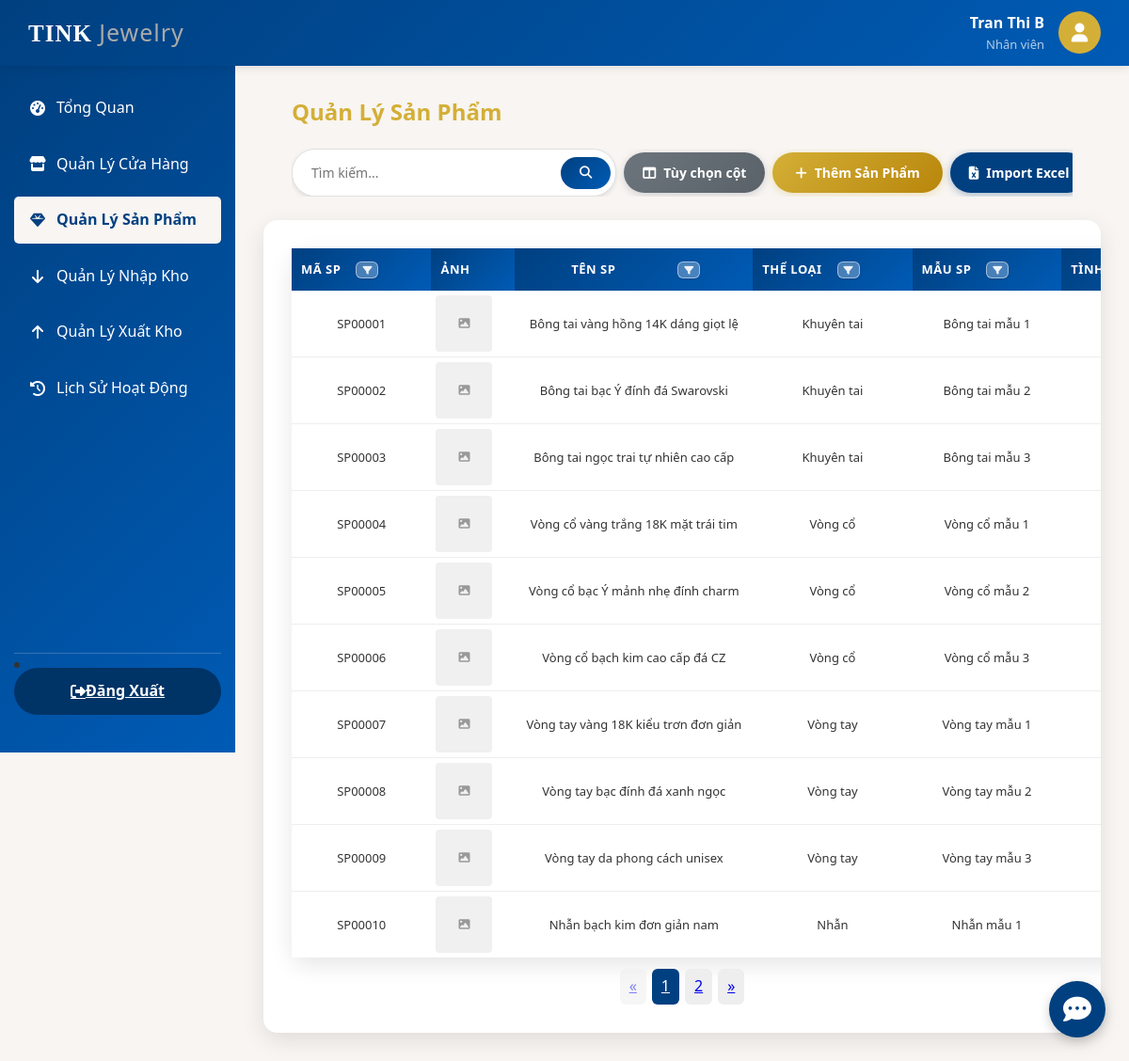
Page /admin/products.php (signed in) on the committed database.
### tables this page shows
CREATE TABLE `sanpham` (
  `MaSP` char(7) NOT NULL,
  `TenSP` varchar(100) NOT NULL,
  `TheLoai` enum('Vòng tay','Vòng cổ','Khuyên tai','Nhẫn') NOT NULL,
  `MauSP` varchar(50) DEFAULT NULL,
  `TinhTrang` enum('Còn hàng','Hết hàng','Ngừng kinh doanh') DEFAULT 'Còn hàng',
  `SLTK` int(11) DEFAULT NULL CHECK (`SLTK` >= 0),
  `GiaBan` decimal(12,2) DEFAULT NULL CHECK (`GiaBan` > 0),
  `HinhAnh` varchar(255) DEFAULT NULL COMMENT 'Đường dẫn ảnh sản phẩm'
);

### admin/products.php (the view, shortened to what this page needs)
<?php
require_once '../config/db.php';
$userName = $_SESSION['username'] ?? 'Người dùng';
$userRole = $_SESSION['role'] ?? 'Nhân viên';
$search = $_GET['search'] ?? '';
$where = '';
$perPage = 10;
$page = isset($_GET['page']) ? max(1, (int)$_GET['page']) : 1;
$offset = ($page - 1) * $perPage;
$countStmt = $pdo->query("SELECT COUNT(*) as total FROM SANPHAM $where");
$totalRows = (int)($countStmt->fetch(PDO::FETCH_ASSOC)['total'] ?? 0);
$totalPages = max(1, (int)ceil($totalRows / $perPage));
$stmt = $pdo->prepare("SELECT * FROM SANPHAM $where ORDER BY MaSP LIMIT :limit OFFSET :offset");
$stmt->bindValue(':limit', $perPage, PDO::PARAM_INT);
$stmt->bindValue(':offset', $offset, PDO::PARAM_INT);
$stmt->execute();
$products = $stmt->fetchAll(PDO::FETCH_ASSOC);
?>
<!DOCTYPE html>
<html lang="vi">
<head>
    <link rel="stylesheet" href="../assets/css/style.css?v=<?php echo time(); ?>">
    <link rel="stylesheet" href="https://cdnjs.cloudflare.com/ajax/libs/font-awesome/6.4.0/css/all.min.css">
</head>
<body>
    <header class="header">
        <div class="logo">TINK <span>Jewelry</span></div>
        <div class="user-section">
            <div class="user-info">
                <div class="user-name"><?php echo htmlspecialchars($userName); ?></div>
                <div class="user-role"><?php echo htmlspecialchars($userRole); ?></div>
            </div>
            <div class="user-avatar"> <i class="fas fa-user"></i> </div>
        </div>
    </header>
    <div class="dashboard-layout">
    <?php require_once './sidebar.php'; ?>
 <main class="main-content">
    <div class="management-header">
        <div class="management-topbar">
            <h2>Quản Lý Sản Phẩm</h2>
            <div class="management-tools">
                <form method="GET" class="search-form">
                    <input type="text" placeholder="Tìm kiếm..." name="search" value="<?php echo htmlspecialchars($search); ?>">
                    <button type="submit" class="search-btn"><i class="fas fa-search"></i></button>
                </form>
                <button class="column-toggle-btn" onclick="openColumnToggle()">
                    <i class="fas fa-columns"></i> Tùy chọn cột
                </button>
                <button class="add-btn" onclick="addProduct()">
                    <i class="fas fa-plus"></i> Thêm Sản Phẩm
                </button>
                <button class="add-btn import-btn" onclick="openModal('importModal')">
                    <i class="fas fa-file-excel"></i> Import Excel
                </button>
            </div>
        </div>
    </div>
         <div class="management-container">
            <?php if (empty($products) && !$search): ?>
                <div style="text-align: center; padding: 40px;">
                    <p style="font-size: 18px; margin-bottom: 10px;">Chưa có sản phẩm nào trong hệ thống</p>
                    <button class="add-btn" onclick="addProduct()"><i class="fas fa-plus"></i> Thêm Sản Phẩm Đầu Tiên</button>
                </div>
            <?php else: ?>
                <table class="management-table" id="productsTable">
                    <thead>
                        <tr>
                            <th data-column="masp">
                                <div class="th-filter-wrapper">
                                    <span class="th-label">Mã SP</span>
                                    <button class="th-filter-btn" type="button">
                                        <i class="fas fa-filter caret"></i>
                                    </button>
                                </div>
                            </th>
                            <th data-column="hinhanh">Ảnh</th>
                            <th data-column="tensp">
                                <div class="th-filter-wrapper">
                                    <span class="th-label">Tên SP</span>
                                    <button class="th-filter-btn" type="button">
                                        <i class="fas fa-filter caret"></i>
                                    </button>
                                </div>
                            </th>
                            <th data-column="theloai">
                                <div class="th-filter-wrapper">
                                    <span class="th-label">Thể Loại</span>
                                    <button class="th-filter-btn" type="button">
                                        <i class="fas fa-filter caret"></i>
                                    </button>
                                </div>
                            </th>
                            <th data-column="mausp">
                                <div class="th-filter-wrapper">
                                    <span class="th-label">Mẫu SP</span>
                                    <button class="th-filter-btn" type="button">
                                        <i class="fas fa-filter caret"></i>
                                    </button>
                                </div>
                            </th>
                            <th data-column="tinhtrang">
                                <div class="th-filter-wrapper">
                                    <span class="th-label">Tình Trạng</span>
                                </div>
                            </th>
                        </tr>
                    </thead>
                    <tbody>
                        <?php foreach ($products as $product): ?>
                            <tr class="selectable-row" data-id="<?php echo htmlspecialchars($product['MaSP']); ?>" onclick="toggleRowSelection(this, event)">
                                <td data-column="masp"><?php echo htmlspecialchars($product['MaSP']); ?></td>
                                <td data-column="hinhanh" style="text-align: center; padding: 5px;">
                                    <?php if (!empty($product['HinhAnh']) && file_exists('../' . $product['HinhAnh'])): ?>
                                        <img src="../<?php echo htmlspecialchars($product['HinhAnh']); ?>"
                                             alt="<?php echo htmlspecialchars($product['TenSP']); ?>"
                                             class="product-thumbnail"
                                             onclick="viewImage('../<?php echo htmlspecialchars($product['HinhAnh']); ?>', '<?php echo htmlspecialchars($product['TenSP']); ?>')"
                                             style="width: 60px; height: 60px; object-fit: cover; border-radius: 4px; cursor: pointer; border: 1px solid #ddd;">
                                    <?php else: ?>
                                        <div style="width: 60px; height: 60px; background: #f0f0f0; border-radius: 4px; display: flex; align-items: center; justify-content: center; color: #999; font-size: 12px;">
                                            <i class="fas fa-image"></i>
                                        </div>
                                    <?php endif; ?>
                                </td>
                                <td data-column="tensp"><?php echo htmlspecialchars($product['TenSP']); ?></td>
                                <td data-column="theloai"><?php echo htmlspecialchars($product['TheLoai']); ?></td>
                                <td data-column="mausp"><?php echo htmlspecialchars($product['MauSP']); ?></td>
                                <td data-column="tinhtrang"><?php echo htmlspecialchars($product['TinhTrang']); ?></td>
                    </tr>
                    <?php endforeach; ?>
                </tbody>
            </table>
            <?php if ($totalPages > 1): ?>
            <div class="pagination" style="margin-top: 12px; display: flex; gap: 6px; flex-wrap: wrap; justify-content: center;">
                <?php
                    $baseUrl = 'products.php';
                    $params = $_GET;
                    unset($params['page']);
                    $queryBase = http_build_query($params);
                    function pageLink($p, $queryBase, $baseUrl) {
                        $q = $queryBase ? ($queryBase . '&page=' . $p) : ('page=' . $p);
                        return $baseUrl . '?' . $q;
                    }
                ?>
                <a href="<?php echo pageLink(max(1, $page-1), $queryBase, $baseUrl); ?>" class="btn" style="padding: 6px 10px; background:#eee; border-radius:6px;<?php echo $page==1?' pointer-events:none; opacity:.5;':''; ?>">«</a>
                <?php for ($p = 1; $p <= $totalPages; $p++): ?>
                    <a href="<?php echo pageLink($p, $queryBase, $baseUrl); ?>" class="btn" style="padding: 6px 10px; border-radius:6px; <?php echo $p==$page?'background: var(--primary); color:#fff;':'background:#eee;'; ?>">
                        <?php echo $p; ?>
                    </a>
                <?php endfor; ?>
                <a href="<?php echo pageLink(min($totalPages, $page+1), $queryBase, $baseUrl); ?>" class="btn" style="padding: 6px 10px; background:#eee; border-radius:6px;<?php echo $page==$totalPages?' pointer-events:none; opacity:.5;':''; ?>">»</a>
            </div>
            <?php endif; ?>
            <?php endif; ?>
        </div>
    </main>
    </div>
    <?php require_once 'chatbot_handler.php'; ?>
</body>
</html>

### admin/sidebar.php (shortened to what this page needs)
<?php
$current_page = basename($_SERVER['PHP_SELF']);
$menu_items = [
    ['href' => 'dashboard.php', 'icon' => 'fa-tachometer-alt', 'label' => 'Tổng Quan'],
];
$menu_items[] = ['href' => 'stores.php', 'icon' => 'fa-store', 'label' => 'Quản Lý Cửa Hàng'];
$menu_items[] = ['href' => 'products.php', 'icon' => 'fa-gem', 'label' => 'Quản Lý Sản Phẩm'];
$menu_items[] = ['href' => 'imports.php', 'icon' => 'fa-arrow-down', 'label' => 'Quản Lý Nhập Kho'];
$menu_items[] = ['href' => 'exports.php', 'icon' => 'fa-arrow-up', 'label' => 'Quản Lý Xuất Kho'];
$menu_items[] = ['href' => 'activity_log.php', 'icon' => 'fa-history', 'label' => 'Lịch Sử Hoạt Động'];
?>
<aside class="sidebar">
    <ul class="nav-menu">
        <?php foreach ($menu_items as $item): ?>
            <li class="nav-item">
                <a href="<?php echo $item['href']; ?>"
                   class="nav-link <?php echo ($current_page === $item['href']) ? 'active' : ''; ?>">
                    <i class="fas <?php echo $item['icon']; ?>"></i><?php echo $item['label']; ?>
                </a>
            </li>
        <?php endforeach; ?>
    </ul>
    <li class="divider"></li>
    <div class="logout">
        <a href="../logout.php" class="logout-btn">
            <i class="fas fa-sign-out-alt"></i> Đăng Xuất
        </a>
    </div>
</aside>

### admin/chatbot_handler.php (shortened to what this page needs)
<div id="chat-bubble">
    <i class="fas fa-comment-dots"></i>
</div>

### admin/chatbot_handler.php (style rules this page uses)
#chat-bubble { position: fixed; bottom: 25px; right: 25px; width: 60px; height: 60px; background: #004080; color: white; border-radius: 50%; display: flex; align-items: center; justify-content: center; font-size: 30px; cursor: pointer; box-shadow: 0 4px 12px rgba(0,0,0,0.2); z-index: 9998; transition: transform 0.2s; }

### rows in the picture
sanpham: MaSP "SP00001", TenSP "Bông tai vàng hồng 14K dáng giọt lệ", TheLoai "Khuyên tai", MauSP "Bông tai mẫu 1"
sanpham: MaSP "SP00002", TenSP "Bông tai bạc Ý đính đá Swarovski", TheLoai "Khuyên tai", MauSP "Bông tai mẫu 2"
sanpham: MaSP "SP00003", TenSP "Bông tai ngọc trai tự nhiên cao cấp", TheLoai "Khuyên tai", MauSP "Bông tai mẫu 3"
sanpham: MaSP "SP00004", TenSP "Vòng cổ vàng trắng 18K mặt trái tim", TheLoai "Vòng cổ", MauSP "Vòng cổ mẫu 1"
sanpham: MaSP "SP00005", TenSP "Vòng cổ bạc Ý mảnh nhẹ đính charm", TheLoai "Vòng cổ", MauSP "Vòng cổ mẫu 2"
sanpham: MaSP "SP00006", TenSP "Vòng cổ bạch kim cao cấp đá CZ", TheLoai "Vòng cổ", MauSP "Vòng cổ mẫu 3"
sanpham: MaSP "SP00007", TenSP "Vòng tay vàng 18K kiểu trơn đơn giản", TheLoai "Vòng tay", MauSP "Vòng tay mẫu 1"
sanpham: MaSP "SP00008", TenSP "Vòng tay bạc đính đá xanh ngọc", TheLoai "Vòng tay", MauSP "Vòng tay mẫu 2"
sanpham: MaSP "SP00009", TenSP "Vòng tay da phong cách unisex", TheLoai "Vòng tay", MauSP "Vòng tay mẫu 3"
sanpham: MaSP "SP00010", TenSP "Nhẫn bạch kim đơn giản nam", TheLoai "Nhẫn", MauSP "Nhẫn mẫu 1"

### other values in the picture
$userName "Tran Thi B"
$userRole "Nhân viên"
$item['label'] "Tổng Quan"
$item['label'] "Quản Lý Cửa Hàng"
$item['label'] "Quản Lý Sản Phẩm"
$item['label'] "Quản Lý Nhập Kho"
$item['label'] "Quản Lý Xuất Kho"
$item['label'] "Lịch Sử Hoạt Động"
